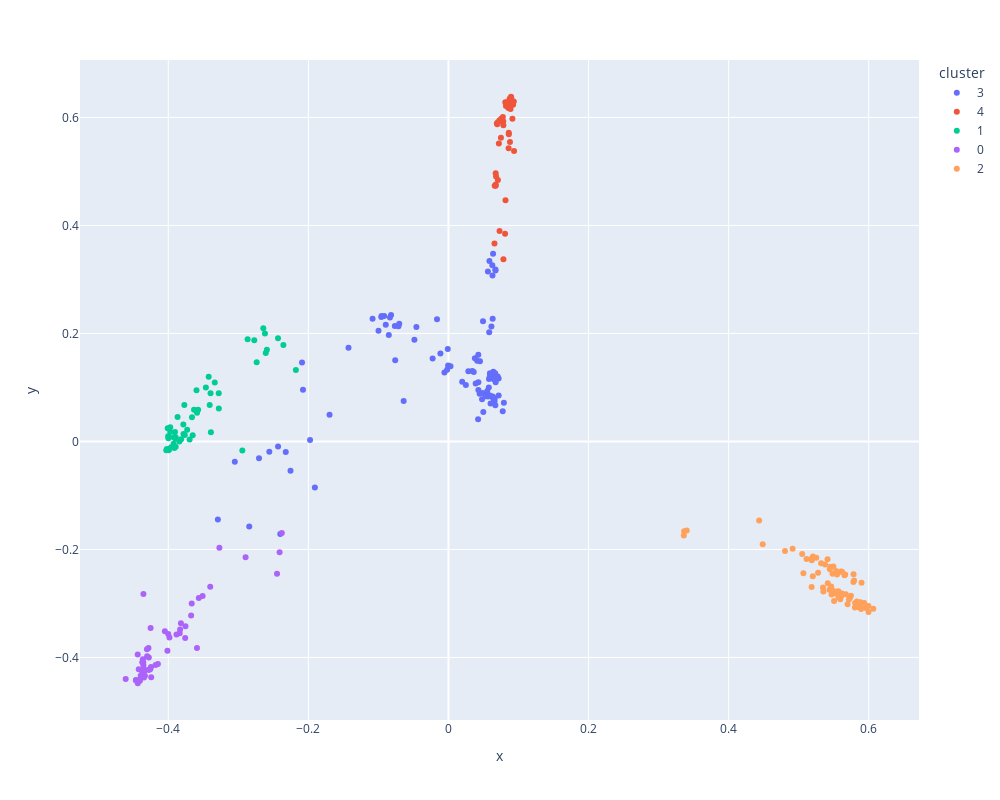
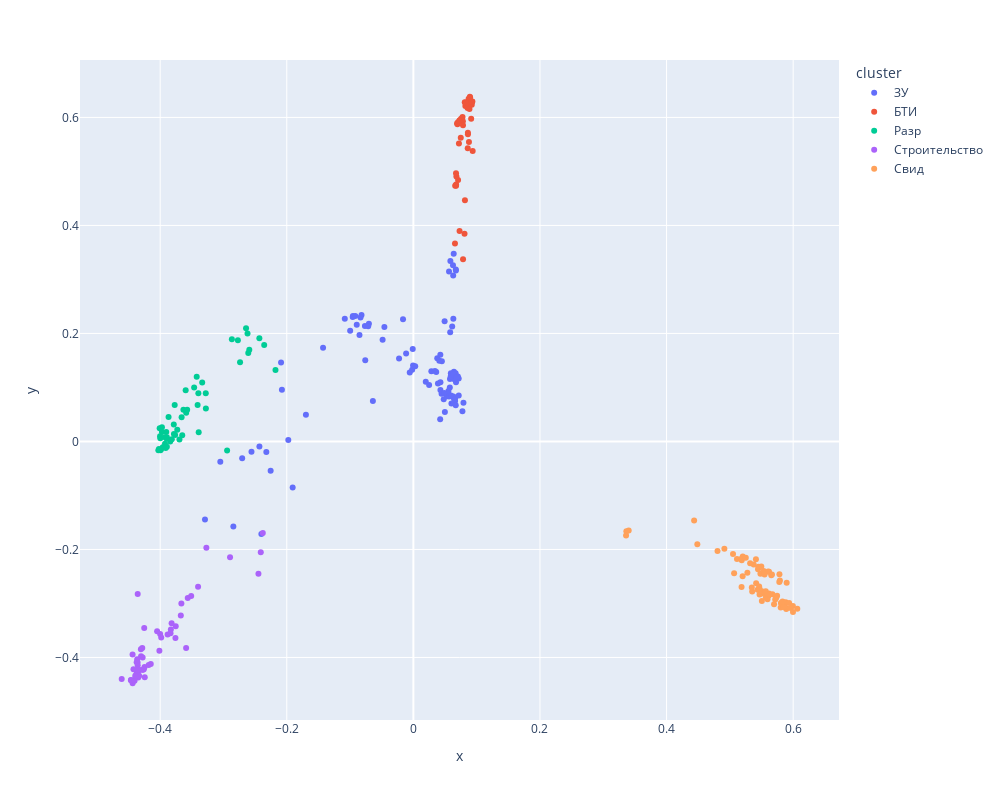

Notebook cell for these charts, in order:
### Code cell
from sklearn import preprocessing

tfidf_vectors_normalized = preprocessing.normalize(tfidf_vectors, norm='l2')
clusterization(estimator, tfidf_vectors_normalized, dataset, 'kmeans_tfidf_normalized')

### Figure 1 — Plotly figure (JSON) as saved in the notebook; plotly's stock layout.template omitted (floating-point values rounded to 4 significant figures)
{"data": [{"customdata": [["1 изм.pdf_1.txt"], ["10. Поликарпова ул.,д.2, корп.7+ изм.pdf_1.txt"], ["11. Поликарпова ул.,д.2, корп.10А+ изм.pdf_1.txt"], ["12. Поликарпова ул.,д.2, корп.10+ исп.pdf_1.txt"], ["14. Поликарпова ул.,д.2, корп.12+ изм.pdf_1.txt"], ["15. Поликарпова ул.,д.2, корп.14+ изм.pdf_1.txt"], ["16. Поликарпова ул.,д.2, корп.15_+ изм.pdf_1.txt"], ["18. Поликарпова ул.,д.2, корп.16А_+ изм.pdf_1.txt"], ["20. Поликарпова ул.,д.2, соор.32+ изм.pdf_1.txt"], ["27. Поликарпова ул.,д.2, корп.55+ изм.pdf_1.txt"], ["39 изм.pdf_1.txt"], ["42 изм.pdf_1.txt"], ["51 изм.pdf_1.txt"], ["6. Поликарпова ул.,д.2 корп.4 изм.pdf_1.txt"], ["66. Каширское шоссе, дом 5, корпус 1, строение 23 изм.pdf_1.txt"], ["69. Каширское шоссе, дом 5, корпус 1,  изм.pdf_1.txt"], ["93. Мясницкая ул., д. 19, стр. 1 изм.pdf_1.txt"], ["94. Автомобильный проезд, д. 11, стр. 6 изм.pdf_1.txt"], ["96. Щербаковская ул., д.52, корп.17 изм.pdf_1.txt"], ["131ю-2012 29.07.2015 исправленное.PDF_1.txt"], ["M-01-038080 исправленное.pdf_1.txt"], ["M-01-509399 20.09.2002 исправленное.pdf_1.txt"], ["M-02-043676 исправленное.pdf_1.txt"], ["M-02-045681 13.11.2014 исправленное.pdf_1.txt"], ["M-02-М-02-141516 исправленное.pdf_1.txt"], ["M-03-040506 исправленное.pdf_1.txt"], ["M-03-046138 исправленное.pdf_1.txt"], ["M-03-616263 17.01.2018 исправленное.pdf_1.txt"], ["M-04-506077 16.04.2003 исправленное.pdf_1.txt"], ["M-04-506492 28.11.2003 исправленное.PDF_1.txt"], ["M-04-515152 исправленное.pdf_1.txt"], ["M-05-05-040506 29.09.2016 исправленное.pdf_1.txt"], ["M-07-048788 13.04.2016 исправленное.PDF_1.txt"], ["M-09-053908 02.04.2019 исправленное.pdf_1.txt"], ["M-09-508049 исправленное.pdf_1.txt"], ["M-09-512323 исправленное.pdf_1.txt"], ["M-09-609362 16.09.2016 исправленное.PDF_1.txt"], ["M-11-039577 исправленное.pdf_1.txt"], ["M_01_005599_05_06_1996 исправленное.pdf_1.txt"], ["M_01_515253_24_03_2010 исправленное.pdf_1.txt"], ["M_05_003559_04_12_1995 исправленное.pdf_1.txt"], ["M_07_020222_27_12_2001 исправленное.pdf_1.txt"], ["M_07_507696_30_06_2006 исправленное.pdf_1.txt"], ["M_09_503754_01_12_1997 исправленное.pdf_1.txt"], ["М - 0 3 -959698 исправленное.pdf_1.txt"], ["М - 0 4 -587496 исправленное.pdf_1.txt"], ["М - 0 5 -957823 17.10.2016 исправленное.pdf_1.txt"], ["М - 0 7- 303132 исправленное.pdf_1.txt"], ["М -10-111213 исправленное.pdf_1.txt"], ["М-01-003322_26_10_1995 исправленное.pdf_1.txt"], ["М-01-010203_09_11_1999 исправленное.pdf_1.txt"], ["М-01-159753_14_05_2002 исправленное.pdf_1.txt"], ["М-01-256863 30.04.2003 исправленное.pdf_1.txt"], ["М-01-545556_21_01_1997 исправленное.pdf_1.txt"], ["М-01-554433 22.02.2006 исправленное.pdf_1.txt"], ["М-02-002255_25_03_2002 исправленное.pdf_1.txt"], ["М-02-505152_17_11_2003 исправленное.pdf_1.txt"], ["М-02-547569_27_05_1996 исправленное.pdf_1.txt"], ["М-02-547852_19_12_2003 исправленное.pdf_1.txt"], ["М-03-010505_25_12_1997 исправленное.pdf_1.txt"], ["М-03-515152__19_03_1998 исправленное.pdf_1.txt"], ["М-03-547698_21_09_2006 исправленное.pdf_1.txt"], ["М-04-582527_31_03_2004 исправленное.pdf_1.txt"], ["М-06-050406_05_11_1997 исправленное.pdf_1.txt"], ["М-06-060903 31.10.2002 исправленное.pdf_1.txt"], ["М-06-221133 исправленное.PDF_1.txt"], ["М-06-576951 исправленное.pdf_1.txt"], ["М-07-002211_19_04_1993 исправленное.pdf_1.txt"], ["М-07-658951_22_07_1996 исправленное.pdf_1.txt"], ["М-07-875369 04.09.2016 исправленное.pdf_1.txt"], ["М-08-505154 исправленное.pdf_1.txt"], ["М-09-090909_28_03_2001 исправленное.pdf_1.txt"], ["М-51-478523_23_11_2004 исправленное.pdf_1.txt"], ["М-51-759863 исправленное.pdf_1.txt"], ["М-95-863241 исправленное.pdf_1.txt"], ["№ М - 0 2-657842-5 исправленное.pdf_1.txt"], ["№ М - 0 6 - 698745 03.07.2018 исправленное.pdf_1.txt"], ["№ М-07-08-0904 исправленное.pdf_1.txt"], ["13.pdf_1.txt"], ["14.pdf_1.txt"], ["16.pdf_1.txt"], ["17.pdf_1.txt"], ["18.pdf_1.txt"], ["19.pdf_1.txt"], ["2.pdf_1.txt"], ["23.pdf_1.txt"], ["27.pdf_1.txt"], ["29.pdf_1.txt"], ["31.pdf_1.txt"], ["32.pdf_1.txt"], ["33.pdf_1.txt"], ["43.pdf_1.txt"], ["51.pdf_1.txt"], ["6.pdf_1.txt"], ["71.pdf_1.txt"], ["10.pdf_1.txt"], ["12.pdf_1.txt"], ["24.pdf_1.txt"], ["26.pdf_1.txt"], ["27.pdf_1.txt"], ["28.pdf_1.txt"], ["3.pdf_1.txt"], ["32.pdf_1.txt"], ["45.pdf_1.txt"], ["58.pdf_1.txt"], ["59.pdf_1.txt"], ["61.pdf_1.txt"], ["65.pdf_1.txt"], ["9.pdf_1.txt"]], "hovertemplate": "cluster=3<br>x=%{x}<br>y=%{y}<br>file_name=%{customdata[0]}<extra></extra>", "legendgroup": "3", "marker": {"color": "#636efa", "symbol": "circle"}, "mode": "markers", "name": "3", "orientation": "v", "showlegend": true, "type": "scatter", "x": [0.03884, 0.05846, 0.06288, 0.06371, 0.04498, 0.06705, 0.03771, 0.04098, 0.06717, 0.06257, 0.06405, 0.07748, 0.06131, 0.05632, 0.04259, 0.06738, 0.04936, 0.05815, 0.06313, 0.07162, 0.06273, 0.06011, 0.06578, 0.06485, 0.06589, 0.06512, 0.06673, 0.04793, -0.01149, 0.055, 0.04453, 0.05922, 0.05784, 0.06469, 0.06375, 0.06585, 0.05294, 0.04234, 0.06409, 0.01959, 0.06002, -0.08515, 0.06409, 0.06409, 0.06414, 0.0629, 0.05908, 0.06272, 0.06678, 0.0632, 0.04271, 0.06409, -0.02261, -0.001003, 0.04977, 0.05536, 0.02487, 0.06409, -0.04579, 0.05758, -0.04863, -0.08949, 0.05725, -0.01637, 0.07166, 0.07027, -0.005746, 0.04868, 0.07912, 0.0626, -0.0005096, -0.001925, 0.04273, 0.05632, 0.06409, 0.05942, 0.06692, 0.06806, -0.1427, -0.2091, -0.07027, -0.08195, 0.0284, -0.2401, -0.07656, -0.2323, -0.2844, -0.2558, -0.3292, -0.09585, -0.2255, 0.03401, -0.1084, -0.1698, -0.2433, -0.06397, -0.07603, -0.09179, -0.305, -0.09988, -0.1907, -0.1976, -0.2077, -0.2705, -0.09549, 0.03608, 0.002875, -0.08353, -0.07143], "xaxis": "x", "y": [0.1072, 0.3343, 0.3073, 0.3477, 0.1485, 0.3184, 0.1541, 0.1496, 0.3166, 0.3264, 0.1289, 0.05582, 0.2128, 0.3149, 0.1608, 0.1095, 0.2225, 0.2022, 0.227, 0.1168, 0.08216, 0.07034, 0.1217, 0.1231, 0.07943, 0.124, 0.1161, 0.07801, 0.1629, 0.08927, 0.08855, 0.1261, 0.1156, 0.1151, 0.08077, 0.07507, 0.08394, 0.04135, 0.07141, 0.1108, 0.1216, 0.1971, 0.07141, 0.07141, 0.1177, 0.1224, 0.1207, 0.125, 0.1264, 0.08327, 0.09513, 0.07141, 0.1538, 0.1713, 0.05446, 0.09345, 0.1043, 0.07141, 0.2118, 0.09988, 0.1882, 0.2162, 0.08518, 0.2261, 0.08511, 0.1202, 0.1279, 0.08976, 0.07177, 0.1241, 0.1405, 0.1328, 0.1098, 0.08348, 0.07141, 0.08524, 0.06684, 0.1191, 0.1737, 0.1462, 0.2181, 0.2343, 0.1302, -0.1714, 0.214, -0.01932, -0.1577, -0.01894, -0.1447, 0.2305, -0.05434, 0.1307, 0.227, 0.04966, -0.009423, 0.07508, 0.1502, 0.2321, -0.03746, 0.2049, -0.08536, 0.00249, 0.09558, -0.03098, 0.2322, 0.1286, 0.1391, 0.2295, 0.2134], "yaxis": "y"}, {"customdata": [["1. ул Шеногина, дом 3, строение 14 изм.pdf_1.txt"], ["10. Летниковская улица, дом 11-11, строение 9 изм.pdf_1.txt"], ["10. ул Шеногина, дом 3, строение 37 изм.pdf_1.txt"], ["11. ул Шеногина, дом 3, строение 24 изм.pdf_1.txt"], ["12. ул Шеногина, дом 3 изм.pdf_1.txt"], ["13. Летниковская улица, дом 11-11, строение 4 изм.pdf_1.txt"], ["14. Летниковская улица, дом 11_11, строение 16 изм.pdf_1.txt"], ["14. ул Шеногина, дом 3, строение 39 изм.pdf_1.txt"], ["17. Летниковская улица, дом 11-11, строение 10 изм.pdf_1.txt"], ["17. ул Шеногина, дом 3, строение 1 изм.pdf_1.txt"], ["17. ул Шеногина, дом 3, строение 17 изм.pdf_1.txt"], ["18. Летниковская улица, дом 11-11, строение 5 изм.pdf_1.txt"], ["18. ул Шеногина, дом 3, строение 38 изм.pdf_1.txt"], ["2. ул Шеногина, дом 3, строение 16 изм.pdf_1.txt"], ["21. ул Шеногина, дом 3, строение 44 изм.pdf_1.txt"], ["22. Летниковская улица, дом 11-11, строение 8 изм.pdf_1.txt"], ["22. ул Шеногина, дом 3, строение 27 изм.pdf_1.txt"], ["23. Летниковская улица, дом 11-11, строение 2 изм.pdf_1.txt"], ["24. ул Шеногина, дом 3, строение 23 изм.pdf_1.txt"], ["25. Летниковская улица, дом 11_11, строение 12 изм.pdf_1.txt"], ["26. Летниковская улица, дом 11_11, строение 11 изм.pdf_1.txt"], ["26. ул Шеногина, дом 3, строение 45 изм.pdf_1.txt"], ["27. ул Шеногина, дом 3, строение 28 изм.pdf_1.txt"], ["28. Летниковская улица, дом 11-11, строение 6 изм.pdf_1.txt"], ["28. ул Шеногина, дом 3, строение 11 изм.pdf_1.txt"], ["29. Летниковская улица, дом 11-11, строение 1 изм.pdf_1.txt"], ["29. ул Шеногина, дом 3, строение 35 изм.pdf_1.txt"], ["3. ул Шеногина, дом 3, строение 26 изм.pdf_1.txt"], ["30. ул Шеногина, дом 3, строение 41 изм.pdf_1.txt"], ["32. ул Шеногина, дом 3, строение 6 изм.pdf_1.txt"], ["33. ул Шеногина, дом 3, строение 2 изм.pdf_1.txt"], ["4. Летниковская улица, дом 11_11, строение 14 изм.pdf_1.txt"], ["4. ул Шеногина, дом 3, строение 33 изм.pdf_1.txt"], ["5. ул Шеногина, дом 3, строение 30 изм.pdf_1.txt"], ["6. ул Шеногина, дом 3, строение 21 изм.pdf_1.txt"], ["7. Летниковская улица, дом 11_11, строение 13 изм.pdf_1.txt"], ["7. ул Шеногина, дом 3, строение 22 изм.pdf_1.txt"], ["8. ул Шеногина, дом 3, строение изм.pdf_1.txt"], ["9. Летниковская улица, дом 11-11, строение 7 изм.pdf_1.txt"], ["9. ул Шеногина, дом 3, строение 15 изм.pdf_1.txt"], ["ТП на строение изм.pdf_1.txt"]], "hovertemplate": "cluster=4<br>x=%{x}<br>y=%{y}<br>file_name=%{customdata[0]}<extra></extra>", "legendgroup": "4", "marker": {"color": "#EF553B", "symbol": "circle"}, "mode": "markers", "name": "4", "orientation": "v", "showlegend": true, "type": "scatter", "x": [0.07062, 0.06957, 0.08211, 0.07764, 0.08081, 0.07536, 0.07488, 0.09318, 0.07303, 0.09129, 0.08146, 0.07817, 0.08839, 0.09367, 0.08728, 0.0691, 0.08116, 0.07064, 0.08967, 0.06798, 0.0657, 0.08928, 0.072, 0.07838, 0.08612, 0.07261, 0.09227, 0.0907, 0.08251, 0.06602, 0.07295, 0.08618, 0.09268, 0.08586, 0.08557, 0.08782, 0.08861, 0.06744, 0.06738, 0.06749, 0.07845], "xaxis": "x", "y": [0.4839, 0.5875, 0.6213, 0.6007, 0.3847, 0.5975, 0.5624, 0.6295, 0.5947, 0.5978, 0.4467, 0.5928, 0.6251, 0.5377, 0.6347, 0.5894, 0.6283, 0.591, 0.6368, 0.4907, 0.3668, 0.6383, 0.552, 0.5855, 0.5717, 0.5933, 0.6235, 0.6254, 0.6277, 0.4737, 0.3899, 0.5688, 0.6293, 0.543, 0.6176, 0.5543, 0.6155, 0.4737, 0.4964, 0.4758, 0.3376], "yaxis": "y"}, {"customdata": [["1.pdf_1.txt"], ["10.pdf_1.txt"], ["11.pdf_1.txt"], ["12.pdf_1.txt"], ["15.pdf_1.txt"], ["20.pdf_1.txt"], ["21.pdf_1.txt"], ["22.pdf_1.txt"], ["24.pdf_1.txt"], ["25.pdf_1.txt"], ["26.pdf_1.txt"], ["28.pdf_1.txt"], ["3.pdf_1.txt"], ["30.pdf_1.txt"], ["34.pdf_1.txt"], ["35.pdf_1.txt"], ["36.pdf_1.txt"], ["37.pdf_1.txt"], ["38.pdf_1.txt"], ["4.pdf_1.txt"], ["40.pdf_1.txt"], ["41.pdf_1.txt"], ["42.pdf_1.txt"], ["44.pdf_1.txt"], ["45.pdf_1.txt"], ["46.pdf_1.txt"], ["47.pdf_1.txt"], ["48.pdf_1.txt"], ["49.pdf_1.txt"], ["5.pdf_1.txt"], ["52.pdf_1.txt"], ["53.pdf_1.txt"], ["55.pdf_1.txt"], ["56.pdf_1.txt"], ["57.pdf_1.txt"], ["58.pdf_1.txt"], ["59.pdf_1.txt"], ["60.pdf_1.txt"], ["61.pdf_1.txt"], ["62.pdf_1.txt"], ["63.pdf_1.txt"], ["64.pdf_1.txt"], ["65.pdf_1.txt"], ["66.pdf_1.txt"], ["67.pdf_1.txt"], ["68.pdf_1.txt"], ["69.pdf_1.txt"], ["7.pdf_1.txt"], ["70.pdf_1.txt"], ["8.pdf_1.txt"], ["9.pdf_1.txt"]], "hovertemplate": "cluster=1<br>x=%{x}<br>y=%{y}<br>file_name=%{customdata[0]}<extra></extra>", "legendgroup": "1", "marker": {"color": "#00cc96", "symbol": "circle"}, "mode": "markers", "name": "1", "orientation": "v", "showlegend": true, "type": "scatter", "x": [-0.3771, -0.3463, -0.2644, -0.2868, -0.3278, -0.3392, -0.2738, -0.4002, -0.3652, -0.2433, -0.3785, -0.3897, -0.3336, -0.3598, -0.3783, -0.4008, -0.3972, -0.3923, -0.3633, -0.262, -0.328, -0.3895, -0.3842, -0.373, -0.2609, -0.3696, -0.3895, -0.3409, -0.4029, -0.2773, -0.3662, -0.3989, -0.3924, -0.3972, -0.3589, -0.3764, -0.3959, -0.402, -0.2943, -0.3996, -0.3913, -0.2592, -0.3998, -0.3817, -0.3397, -0.3868, -0.2357, -0.3423, -0.3905, -0.2178, -0.3574], "xaxis": "x", "y": [0.06752, 0.09981, 0.2096, 0.1895, 0.06084, 0.01691, 0.1467, 0.00945, 0.01131, 0.1912, 0.03159, 0.005195, 0.1093, 0.09494, 0.01386, 0.02427, 0.01765, 0.007995, 0.05855, 0.2001, 0.08911, -0.009783, 8.97e-05, 0.02178, 0.1638, 0.003423, 0.007686, 0.06772, -0.01645, 0.1876, 0.04482, -0.01507, -0.004046, 0.02632, 0.05338, 0.0118, -0.01056, -0.01418, -0.01681, -0.01624, -0.01212, 0.17, 0.005928, 0.004223, 0.08932, 0.0452, 0.1787, 0.1196, 0.01771, 0.1325, 0.05888], "yaxis": "y"}, {"customdata": [["39.pdf_1.txt"], ["54.pdf_1.txt"], ["1.pdf_1.txt"], ["11.pdf_1.txt"], ["13.pdf_1.txt"], ["14.pdf_1.txt"], ["15.pdf_1.txt"], ["16.pdf_1.txt"], ["17.pdf_1.txt"], ["18.pdf_1.txt"], ["19.pdf_1.txt"], ["2.pdf_1.txt"], ["20.pdf_1.txt"], ["21.pdf_1.txt"], ["22.pdf_1.txt"], ["23.pdf_1.txt"], ["25.pdf_1.txt"], ["29.pdf_1.txt"], ["30.pdf_1.txt"], ["31.pdf_1.txt"], ["33.pdf_1.txt"], ["34.pdf_1.txt"], ["35.pdf_1.txt"], ["36.pdf_1.txt"], ["37.pdf_1.txt"], ["38.pdf_1.txt"], ["39.pdf_1.txt"], ["4.pdf_1.txt"], ["40.pdf_1.txt"], ["41.pdf_1.txt"], ["42.pdf_1.txt"], ["43.pdf_1.txt"], ["44.pdf_1.txt"], ["46.pdf_1.txt"], ["47.pdf_1.txt"], ["49.pdf_1.txt"], ["5.pdf_1.txt"], ["50.pdf_1.txt"], ["51.pdf_1.txt"], ["52.pdf_1.txt"], ["53.pdf_1.txt"], ["54.pdf_1.txt"], ["55.pdf_1.txt"], ["56.pdf_1.txt"], ["57.pdf_1.txt"], ["6.pdf_1.txt"], ["60.pdf_1.txt"], ["62.pdf_1.txt"], ["63.pdf_1.txt"], ["64.pdf_1.txt"], ["66.pdf_1.txt"], ["67.pdf_1.txt"], ["68.pdf_1.txt"], ["69.pdf_1.txt"], ["7.pdf_1.txt"], ["8.pdf_1.txt"]], "hovertemplate": "cluster=0<br>x=%{x}<br>y=%{y}<br>file_name=%{customdata[0]}<extra></extra>", "legendgroup": "0", "marker": {"color": "#ab63fa", "symbol": "circle"}, "mode": "markers", "name": "0", "orientation": "v", "showlegend": true, "type": "scatter", "x": [-0.3271, -0.2896, -0.3401, -0.2379, -0.4363, -0.4374, -0.4357, -0.4389, -0.4355, -0.3565, -0.382, -0.3883, -0.4283, -0.3666, -0.4247, -0.4338, -0.4435, -0.4244, -0.4252, -0.3832, -0.4258, -0.4001, -0.4149, -0.4356, -0.4049, -0.4376, -0.4274, -0.351, -0.4302, -0.4355, -0.4369, -0.4013, -0.4462, -0.4355, -0.3759, -0.3755, -0.4278, -0.4283, -0.4608, -0.4461, -0.4405, -0.4437, -0.4422, -0.4182, -0.4347, -0.3837, -0.4372, -0.4333, -0.3674, -0.3984, -0.4349, -0.2448, -0.3591, -0.2411, -0.4394, -0.4305], "xaxis": "x", "y": [-0.1969, -0.2143, -0.2692, -0.1694, -0.4032, -0.4312, -0.4087, -0.4368, -0.4321, -0.2899, -0.3365, -0.3575, -0.3825, -0.3, -0.4178, -0.4239, -0.4477, -0.4366, -0.3454, -0.3483, -0.422, -0.3566, -0.4121, -0.4327, -0.3514, -0.4351, -0.4228, -0.2864, -0.3979, -0.4145, -0.4262, -0.3877, -0.4421, -0.2824, -0.364, -0.3424, -0.3999, -0.4229, -0.4397, -0.4417, -0.4431, -0.3944, -0.4216, -0.414, -0.4371, -0.3552, -0.409, -0.4337, -0.3223, -0.3631, -0.4218, -0.2449, -0.3824, -0.205, -0.434, -0.3846], "yaxis": "y"}, {"customdata": [["1.pdf_1.txt"], ["10.pdf_1.txt"], ["11.pdf_1.txt"], ["12.pdf_1.txt"], ["13.pdf_1.txt"], ["14.pdf_1.txt"], ["15.pdf_1.txt"], ["16.pdf_1.txt"], ["17.pdf_1.txt"], ["18.pdf_1.txt"], ["19.pdf_1.txt"], ["2.pdf_1.txt"], ["20.pdf_1.txt"], ["21.pdf_1.txt"], ["22.pdf_1.txt"], ["23.pdf_1.txt"], ["24.pdf_1.txt"], ["25.pdf_1.txt"], ["26.pdf_1.txt"], ["27.pdf_1.txt"], ["28.pdf_1.txt"], ["29.pdf_1.txt"], ["3.pdf_1.txt"], ["30.pdf_1.txt"], ["31.pdf_1.txt"], ["32.pdf_1.txt"], ["33.pdf_1.txt"], ["34.pdf_1.txt"], ["35.pdf_1.txt"], ["36.pdf_1.txt"], ["37.pdf_1.txt"], ["38.pdf_1.txt"], ["39.pdf_1.txt"], ["4.pdf_1.txt"], ["40.pdf_1.txt"], ["41.pdf_1.txt"], ["42.pdf_1.txt"], ["43.pdf_1.txt"], ["44.pdf_1.txt"], ["45.pdf_1.txt"], ["46.pdf_1.txt"], ["47.pdf_1.txt"], ["48.pdf_1.txt"], ["49.pdf_1.txt"], ["5.pdf_1.txt"], ["50.pdf_1.txt"], ["51.pdf_1.txt"], ["52.pdf_1.txt"], ["53.pdf_1.txt"], ["54.pdf_1.txt"], ["55.pdf_1.txt"], ["56.pdf_1.txt"], ["57.pdf_1.txt"], ["58.pdf_1.txt"], ["59.pdf_1.txt"], ["6.pdf_1.txt"], ["60.pdf_1.txt"], ["61.pdf_1.txt"], ["62.pdf_1.txt"], ["63.pdf_1.txt"], ["64.pdf_1.txt"], ["65.pdf_1.txt"], ["66.pdf_1.txt"], ["67.pdf_1.txt"], ["68.pdf_1.txt"], ["69.pdf_1.txt"], ["7.pdf_1.txt"], ["70.pdf_1.txt"], ["8.pdf_1.txt"], ["9.pdf_1.txt"]], "hovertemplate": "cluster=2<br>x=%{x}<br>y=%{y}<br>file_name=%{customdata[0]}<extra></extra>", "legendgroup": "2", "marker": {"color": "#FFA15A", "symbol": "circle"}, "mode": "markers", "name": "2", "orientation": "v", "showlegend": true, "type": "scatter", "x": [0.5883, 0.5412, 0.5885, 0.5806, 0.5655, 0.5603, 0.4805, 0.5376, 0.4436, 0.5732, 0.5783, 0.5803, 0.5439, 0.5203, 0.3365, 0.5523, 0.5791, 0.5717, 0.5353, 0.4486, 0.5816, 0.5483, 0.5187, 0.589, 0.586, 0.5469, 0.5505, 0.5619, 0.5517, 0.6065, 0.3402, 0.5185, 0.5445, 0.336, 0.5535, 0.5936, 0.5569, 0.5831, 0.5852, 0.5997, 0.5415, 0.4913, 0.5112, 0.5463, 0.5604, 0.5548, 0.5202, 0.5746, 0.505, 0.5472, 0.5898, 0.5995, 0.5781, 0.5617, 0.532, 0.5959, 0.5608, 0.5673, 0.5277, 0.5566, 0.5451, 0.518, 0.5698, 0.5595, 0.5623, 0.5252, 0.5665, 0.5067, 0.5347, 0.5497], "xaxis": "x", "y": [-0.298, -0.2181, -0.308, -0.2993, -0.2479, -0.2851, -0.203, -0.2277, -0.1464, -0.2893, -0.2461, -0.3075, -0.2747, -0.2131, -0.1662, -0.2817, -0.2576, -0.2927, -0.2778, -0.1904, -0.2997, -0.2449, -0.2198, -0.3101, -0.2998, -0.2834, -0.2954, -0.2411, -0.278, -0.3097, -0.165, -0.2694, -0.2367, -0.174, -0.2397, -0.2989, -0.289, -0.2964, -0.3064, -0.3158, -0.2626, -0.1988, -0.2174, -0.2684, -0.2406, -0.2463, -0.2495, -0.2859, -0.2084, -0.2738, -0.2615, -0.3046, -0.2604, -0.2817, -0.2254, -0.3083, -0.2862, -0.283, -0.2432, -0.2772, -0.2322, -0.2175, -0.3014, -0.2921, -0.2835, -0.2153, -0.2462, -0.2441, -0.2702, -0.2316], "yaxis": "y"}], "layout": {"height": 800, "legend": {"title": {"text": "cluster"}, "tracegroupgap": 0}, "margin": {"t": 60}, "width": 1000, "xaxis": {"anchor": "y", "domain": [0, 1], "title": {"text": "x"}}, "yaxis": {"anchor": "x", "domain": [0, 1], "title": {"text": "y"}}}}

### Figure 2 — Plotly figure (JSON) as saved in the notebook; plotly's stock layout.template omitted (floating-point values rounded to 4 significant figures)
{"data": [{"customdata": [["1 изм.pdf_1.txt"], ["10. Поликарпова ул.,д.2, корп.7+ изм.pdf_1.txt"], ["11. Поликарпова ул.,д.2, корп.10А+ изм.pdf_1.txt"], ["12. Поликарпова ул.,д.2, корп.10+ исп.pdf_1.txt"], ["14. Поликарпова ул.,д.2, корп.12+ изм.pdf_1.txt"], ["15. Поликарпова ул.,д.2, корп.14+ изм.pdf_1.txt"], ["16. Поликарпова ул.,д.2, корп.15_+ изм.pdf_1.txt"], ["18. Поликарпова ул.,д.2, корп.16А_+ изм.pdf_1.txt"], ["20. Поликарпова ул.,д.2, соор.32+ изм.pdf_1.txt"], ["27. Поликарпова ул.,д.2, корп.55+ изм.pdf_1.txt"], ["39 изм.pdf_1.txt"], ["42 изм.pdf_1.txt"], ["51 изм.pdf_1.txt"], ["6. Поликарпова ул.,д.2 корп.4 изм.pdf_1.txt"], ["66. Каширское шоссе, дом 5, корпус 1, строение 23 изм.pdf_1.txt"], ["69. Каширское шоссе, дом 5, корпус 1,  изм.pdf_1.txt"], ["93. Мясницкая ул., д. 19, стр. 1 изм.pdf_1.txt"], ["94. Автомобильный проезд, д. 11, стр. 6 изм.pdf_1.txt"], ["96. Щербаковская ул., д.52, корп.17 изм.pdf_1.txt"], ["131ю-2012 29.07.2015 исправленное.PDF_1.txt"], ["M-01-038080 исправленное.pdf_1.txt"], ["M-01-509399 20.09.2002 исправленное.pdf_1.txt"], ["M-02-043676 исправленное.pdf_1.txt"], ["M-02-045681 13.11.2014 исправленное.pdf_1.txt"], ["M-02-М-02-141516 исправленное.pdf_1.txt"], ["M-03-040506 исправленное.pdf_1.txt"], ["M-03-046138 исправленное.pdf_1.txt"], ["M-03-616263 17.01.2018 исправленное.pdf_1.txt"], ["M-04-506077 16.04.2003 исправленное.pdf_1.txt"], ["M-04-506492 28.11.2003 исправленное.PDF_1.txt"], ["M-04-515152 исправленное.pdf_1.txt"], ["M-05-05-040506 29.09.2016 исправленное.pdf_1.txt"], ["M-07-048788 13.04.2016 исправленное.PDF_1.txt"], ["M-09-053908 02.04.2019 исправленное.pdf_1.txt"], ["M-09-508049 исправленное.pdf_1.txt"], ["M-09-512323 исправленное.pdf_1.txt"], ["M-09-609362 16.09.2016 исправленное.PDF_1.txt"], ["M-11-039577 исправленное.pdf_1.txt"], ["M_01_005599_05_06_1996 исправленное.pdf_1.txt"], ["M_01_515253_24_03_2010 исправленное.pdf_1.txt"], ["M_05_003559_04_12_1995 исправленное.pdf_1.txt"], ["M_07_020222_27_12_2001 исправленное.pdf_1.txt"], ["M_07_507696_30_06_2006 исправленное.pdf_1.txt"], ["M_09_503754_01_12_1997 исправленное.pdf_1.txt"], ["М - 0 3 -959698 исправленное.pdf_1.txt"], ["М - 0 4 -587496 исправленное.pdf_1.txt"], ["М - 0 5 -957823 17.10.2016 исправленное.pdf_1.txt"], ["М - 0 7- 303132 исправленное.pdf_1.txt"], ["М -10-111213 исправленное.pdf_1.txt"], ["М-01-003322_26_10_1995 исправленное.pdf_1.txt"], ["М-01-010203_09_11_1999 исправленное.pdf_1.txt"], ["М-01-159753_14_05_2002 исправленное.pdf_1.txt"], ["М-01-256863 30.04.2003 исправленное.pdf_1.txt"], ["М-01-545556_21_01_1997 исправленное.pdf_1.txt"], ["М-01-554433 22.02.2006 исправленное.pdf_1.txt"], ["М-02-002255_25_03_2002 исправленное.pdf_1.txt"], ["М-02-505152_17_11_2003 исправленное.pdf_1.txt"], ["М-02-547569_27_05_1996 исправленное.pdf_1.txt"], ["М-02-547852_19_12_2003 исправленное.pdf_1.txt"], ["М-03-010505_25_12_1997 исправленное.pdf_1.txt"], ["М-03-515152__19_03_1998 исправленное.pdf_1.txt"], ["М-03-547698_21_09_2006 исправленное.pdf_1.txt"], ["М-04-582527_31_03_2004 исправленное.pdf_1.txt"], ["М-06-050406_05_11_1997 исправленное.pdf_1.txt"], ["М-06-060903 31.10.2002 исправленное.pdf_1.txt"], ["М-06-221133 исправленное.PDF_1.txt"], ["М-06-576951 исправленное.pdf_1.txt"], ["М-07-002211_19_04_1993 исправленное.pdf_1.txt"], ["М-07-658951_22_07_1996 исправленное.pdf_1.txt"], ["М-07-875369 04.09.2016 исправленное.pdf_1.txt"], ["М-08-505154 исправленное.pdf_1.txt"], ["М-09-090909_28_03_2001 исправленное.pdf_1.txt"], ["М-51-478523_23_11_2004 исправленное.pdf_1.txt"], ["М-51-759863 исправленное.pdf_1.txt"], ["М-95-863241 исправленное.pdf_1.txt"], ["№ М - 0 2-657842-5 исправленное.pdf_1.txt"], ["№ М - 0 6 - 698745 03.07.2018 исправленное.pdf_1.txt"], ["№ М-07-08-0904 исправленное.pdf_1.txt"], ["13.pdf_1.txt"], ["14.pdf_1.txt"], ["16.pdf_1.txt"], ["17.pdf_1.txt"], ["18.pdf_1.txt"], ["19.pdf_1.txt"], ["2.pdf_1.txt"], ["23.pdf_1.txt"], ["27.pdf_1.txt"], ["29.pdf_1.txt"], ["31.pdf_1.txt"], ["32.pdf_1.txt"], ["33.pdf_1.txt"], ["43.pdf_1.txt"], ["51.pdf_1.txt"], ["6.pdf_1.txt"], ["71.pdf_1.txt"], ["10.pdf_1.txt"], ["12.pdf_1.txt"], ["24.pdf_1.txt"], ["26.pdf_1.txt"], ["27.pdf_1.txt"], ["28.pdf_1.txt"], ["3.pdf_1.txt"], ["32.pdf_1.txt"], ["45.pdf_1.txt"], ["58.pdf_1.txt"], ["59.pdf_1.txt"], ["61.pdf_1.txt"], ["65.pdf_1.txt"], ["9.pdf_1.txt"]], "hovertemplate": "cluster=ЗУ<br>x=%{x}<br>y=%{y}<br>file_name=%{customdata[0]}<extra></extra>", "legendgroup": "ЗУ", "marker": {"color": "#636efa", "symbol": "circle"}, "mode": "markers", "name": "ЗУ", "orientation": "v", "showlegend": true, "type": "scatter", "x": [0.03884, 0.05846, 0.06288, 0.06371, 0.04498, 0.06705, 0.03771, 0.04098, 0.06717, 0.06257, 0.06405, 0.07748, 0.06131, 0.05632, 0.04259, 0.06738, 0.04936, 0.05815, 0.06313, 0.07162, 0.06273, 0.06011, 0.06578, 0.06485, 0.06589, 0.06512, 0.06673, 0.04793, -0.01149, 0.055, 0.04453, 0.05922, 0.05784, 0.06469, 0.06375, 0.06585, 0.05294, 0.04234, 0.06409, 0.01959, 0.06002, -0.08515, 0.06409, 0.06409, 0.06414, 0.0629, 0.05908, 0.06272, 0.06678, 0.0632, 0.04271, 0.06409, -0.02261, -0.001003, 0.04977, 0.05536, 0.02487, 0.06409, -0.04579, 0.05758, -0.04863, -0.08949, 0.05725, -0.01637, 0.07166, 0.07027, -0.005746, 0.04868, 0.07912, 0.0626, -0.0005096, -0.001925, 0.04273, 0.05632, 0.06409, 0.05942, 0.06692, 0.06806, -0.1427, -0.2091, -0.07027, -0.08195, 0.0284, -0.2401, -0.07656, -0.2323, -0.2844, -0.2558, -0.3292, -0.09585, -0.2255, 0.03401, -0.1084, -0.1698, -0.2433, -0.06397, -0.07603, -0.09179, -0.305, -0.09988, -0.1907, -0.1976, -0.2077, -0.2705, -0.09549, 0.03608, 0.002875, -0.08353, -0.07143], "xaxis": "x", "y": [0.1072, 0.3343, 0.3073, 0.3477, 0.1485, 0.3184, 0.1541, 0.1496, 0.3166, 0.3264, 0.1289, 0.05582, 0.2128, 0.3149, 0.1608, 0.1095, 0.2225, 0.2022, 0.227, 0.1168, 0.08216, 0.07034, 0.1217, 0.1231, 0.07943, 0.124, 0.1161, 0.07801, 0.1629, 0.08927, 0.08855, 0.1261, 0.1156, 0.1151, 0.08077, 0.07507, 0.08394, 0.04135, 0.07141, 0.1108, 0.1216, 0.1971, 0.07141, 0.07141, 0.1177, 0.1224, 0.1207, 0.125, 0.1264, 0.08327, 0.09513, 0.07141, 0.1538, 0.1713, 0.05446, 0.09345, 0.1043, 0.07141, 0.2118, 0.09988, 0.1882, 0.2162, 0.08518, 0.2261, 0.08511, 0.1202, 0.1279, 0.08976, 0.07177, 0.1241, 0.1405, 0.1328, 0.1098, 0.08348, 0.07141, 0.08524, 0.06684, 0.1191, 0.1737, 0.1462, 0.2181, 0.2343, 0.1302, -0.1714, 0.214, -0.01932, -0.1577, -0.01894, -0.1447, 0.2305, -0.05434, 0.1307, 0.227, 0.04966, -0.009423, 0.07508, 0.1502, 0.2321, -0.03746, 0.2049, -0.08536, 0.00249, 0.09558, -0.03098, 0.2322, 0.1286, 0.1391, 0.2295, 0.2134], "yaxis": "y"}, {"customdata": [["1. ул Шеногина, дом 3, строение 14 изм.pdf_1.txt"], ["10. Летниковская улица, дом 11-11, строение 9 изм.pdf_1.txt"], ["10. ул Шеногина, дом 3, строение 37 изм.pdf_1.txt"], ["11. ул Шеногина, дом 3, строение 24 изм.pdf_1.txt"], ["12. ул Шеногина, дом 3 изм.pdf_1.txt"], ["13. Летниковская улица, дом 11-11, строение 4 изм.pdf_1.txt"], ["14. Летниковская улица, дом 11_11, строение 16 изм.pdf_1.txt"], ["14. ул Шеногина, дом 3, строение 39 изм.pdf_1.txt"], ["17. Летниковская улица, дом 11-11, строение 10 изм.pdf_1.txt"], ["17. ул Шеногина, дом 3, строение 1 изм.pdf_1.txt"], ["17. ул Шеногина, дом 3, строение 17 изм.pdf_1.txt"], ["18. Летниковская улица, дом 11-11, строение 5 изм.pdf_1.txt"], ["18. ул Шеногина, дом 3, строение 38 изм.pdf_1.txt"], ["2. ул Шеногина, дом 3, строение 16 изм.pdf_1.txt"], ["21. ул Шеногина, дом 3, строение 44 изм.pdf_1.txt"], ["22. Летниковская улица, дом 11-11, строение 8 изм.pdf_1.txt"], ["22. ул Шеногина, дом 3, строение 27 изм.pdf_1.txt"], ["23. Летниковская улица, дом 11-11, строение 2 изм.pdf_1.txt"], ["24. ул Шеногина, дом 3, строение 23 изм.pdf_1.txt"], ["25. Летниковская улица, дом 11_11, строение 12 изм.pdf_1.txt"], ["26. Летниковская улица, дом 11_11, строение 11 изм.pdf_1.txt"], ["26. ул Шеногина, дом 3, строение 45 изм.pdf_1.txt"], ["27. ул Шеногина, дом 3, строение 28 изм.pdf_1.txt"], ["28. Летниковская улица, дом 11-11, строение 6 изм.pdf_1.txt"], ["28. ул Шеногина, дом 3, строение 11 изм.pdf_1.txt"], ["29. Летниковская улица, дом 11-11, строение 1 изм.pdf_1.txt"], ["29. ул Шеногина, дом 3, строение 35 изм.pdf_1.txt"], ["3. ул Шеногина, дом 3, строение 26 изм.pdf_1.txt"], ["30. ул Шеногина, дом 3, строение 41 изм.pdf_1.txt"], ["32. ул Шеногина, дом 3, строение 6 изм.pdf_1.txt"], ["33. ул Шеногина, дом 3, строение 2 изм.pdf_1.txt"], ["4. Летниковская улица, дом 11_11, строение 14 изм.pdf_1.txt"], ["4. ул Шеногина, дом 3, строение 33 изм.pdf_1.txt"], ["5. ул Шеногина, дом 3, строение 30 изм.pdf_1.txt"], ["6. ул Шеногина, дом 3, строение 21 изм.pdf_1.txt"], ["7. Летниковская улица, дом 11_11, строение 13 изм.pdf_1.txt"], ["7. ул Шеногина, дом 3, строение 22 изм.pdf_1.txt"], ["8. ул Шеногина, дом 3, строение изм.pdf_1.txt"], ["9. Летниковская улица, дом 11-11, строение 7 изм.pdf_1.txt"], ["9. ул Шеногина, дом 3, строение 15 изм.pdf_1.txt"], ["ТП на строение изм.pdf_1.txt"]], "hovertemplate": "cluster=БТИ<br>x=%{x}<br>y=%{y}<br>file_name=%{customdata[0]}<extra></extra>", "legendgroup": "БТИ", "marker": {"color": "#EF553B", "symbol": "circle"}, "mode": "markers", "name": "БТИ", "orientation": "v", "showlegend": true, "type": "scatter", "x": [0.07062, 0.06957, 0.08211, 0.07764, 0.08081, 0.07536, 0.07488, 0.09318, 0.07303, 0.09129, 0.08146, 0.07817, 0.08839, 0.09367, 0.08728, 0.0691, 0.08116, 0.07064, 0.08967, 0.06798, 0.0657, 0.08928, 0.072, 0.07838, 0.08612, 0.07261, 0.09227, 0.0907, 0.08251, 0.06602, 0.07295, 0.08618, 0.09268, 0.08586, 0.08557, 0.08782, 0.08861, 0.06744, 0.06738, 0.06749, 0.07845], "xaxis": "x", "y": [0.4839, 0.5875, 0.6213, 0.6007, 0.3847, 0.5975, 0.5624, 0.6295, 0.5947, 0.5978, 0.4467, 0.5928, 0.6251, 0.5377, 0.6347, 0.5894, 0.6283, 0.591, 0.6368, 0.4907, 0.3668, 0.6383, 0.552, 0.5855, 0.5717, 0.5933, 0.6235, 0.6254, 0.6277, 0.4737, 0.3899, 0.5688, 0.6293, 0.543, 0.6176, 0.5543, 0.6155, 0.4737, 0.4964, 0.4758, 0.3376], "yaxis": "y"}, {"customdata": [["1.pdf_1.txt"], ["10.pdf_1.txt"], ["11.pdf_1.txt"], ["12.pdf_1.txt"], ["15.pdf_1.txt"], ["20.pdf_1.txt"], ["21.pdf_1.txt"], ["22.pdf_1.txt"], ["24.pdf_1.txt"], ["25.pdf_1.txt"], ["26.pdf_1.txt"], ["28.pdf_1.txt"], ["3.pdf_1.txt"], ["30.pdf_1.txt"], ["34.pdf_1.txt"], ["35.pdf_1.txt"], ["36.pdf_1.txt"], ["37.pdf_1.txt"], ["38.pdf_1.txt"], ["4.pdf_1.txt"], ["40.pdf_1.txt"], ["41.pdf_1.txt"], ["42.pdf_1.txt"], ["44.pdf_1.txt"], ["45.pdf_1.txt"], ["46.pdf_1.txt"], ["47.pdf_1.txt"], ["48.pdf_1.txt"], ["49.pdf_1.txt"], ["5.pdf_1.txt"], ["52.pdf_1.txt"], ["53.pdf_1.txt"], ["55.pdf_1.txt"], ["56.pdf_1.txt"], ["57.pdf_1.txt"], ["58.pdf_1.txt"], ["59.pdf_1.txt"], ["60.pdf_1.txt"], ["61.pdf_1.txt"], ["62.pdf_1.txt"], ["63.pdf_1.txt"], ["64.pdf_1.txt"], ["65.pdf_1.txt"], ["66.pdf_1.txt"], ["67.pdf_1.txt"], ["68.pdf_1.txt"], ["69.pdf_1.txt"], ["7.pdf_1.txt"], ["70.pdf_1.txt"], ["8.pdf_1.txt"], ["9.pdf_1.txt"]], "hovertemplate": "cluster=Разр<br>x=%{x}<br>y=%{y}<br>file_name=%{customdata[0]}<extra></extra>", "legendgroup": "Разр", "marker": {"color": "#00cc96", "symbol": "circle"}, "mode": "markers", "name": "Разр", "orientation": "v", "showlegend": true, "type": "scatter", "x": [-0.3771, -0.3463, -0.2644, -0.2868, -0.3278, -0.3392, -0.2738, -0.4002, -0.3652, -0.2433, -0.3785, -0.3897, -0.3336, -0.3598, -0.3783, -0.4008, -0.3972, -0.3923, -0.3633, -0.262, -0.328, -0.3895, -0.3842, -0.373, -0.2609, -0.3696, -0.3895, -0.3409, -0.4029, -0.2773, -0.3662, -0.3989, -0.3924, -0.3972, -0.3589, -0.3764, -0.3959, -0.402, -0.2943, -0.3996, -0.3913, -0.2592, -0.3998, -0.3817, -0.3397, -0.3868, -0.2357, -0.3423, -0.3905, -0.2178, -0.3574], "xaxis": "x", "y": [0.06752, 0.09981, 0.2096, 0.1895, 0.06084, 0.01691, 0.1467, 0.00945, 0.01131, 0.1912, 0.03159, 0.005195, 0.1093, 0.09494, 0.01386, 0.02427, 0.01765, 0.007995, 0.05855, 0.2001, 0.08911, -0.009783, 8.97e-05, 0.02178, 0.1638, 0.003423, 0.007686, 0.06772, -0.01645, 0.1876, 0.04482, -0.01507, -0.004046, 0.02632, 0.05338, 0.0118, -0.01056, -0.01418, -0.01681, -0.01624, -0.01212, 0.17, 0.005928, 0.004223, 0.08932, 0.0452, 0.1787, 0.1196, 0.01771, 0.1325, 0.05888], "yaxis": "y"}, {"customdata": [["39.pdf_1.txt"], ["54.pdf_1.txt"], ["1.pdf_1.txt"], ["11.pdf_1.txt"], ["13.pdf_1.txt"], ["14.pdf_1.txt"], ["15.pdf_1.txt"], ["16.pdf_1.txt"], ["17.pdf_1.txt"], ["18.pdf_1.txt"], ["19.pdf_1.txt"], ["2.pdf_1.txt"], ["20.pdf_1.txt"], ["21.pdf_1.txt"], ["22.pdf_1.txt"], ["23.pdf_1.txt"], ["25.pdf_1.txt"], ["29.pdf_1.txt"], ["30.pdf_1.txt"], ["31.pdf_1.txt"], ["33.pdf_1.txt"], ["34.pdf_1.txt"], ["35.pdf_1.txt"], ["36.pdf_1.txt"], ["37.pdf_1.txt"], ["38.pdf_1.txt"], ["39.pdf_1.txt"], ["4.pdf_1.txt"], ["40.pdf_1.txt"], ["41.pdf_1.txt"], ["42.pdf_1.txt"], ["43.pdf_1.txt"], ["44.pdf_1.txt"], ["46.pdf_1.txt"], ["47.pdf_1.txt"], ["49.pdf_1.txt"], ["5.pdf_1.txt"], ["50.pdf_1.txt"], ["51.pdf_1.txt"], ["52.pdf_1.txt"], ["53.pdf_1.txt"], ["54.pdf_1.txt"], ["55.pdf_1.txt"], ["56.pdf_1.txt"], ["57.pdf_1.txt"], ["6.pdf_1.txt"], ["60.pdf_1.txt"], ["62.pdf_1.txt"], ["63.pdf_1.txt"], ["64.pdf_1.txt"], ["66.pdf_1.txt"], ["67.pdf_1.txt"], ["68.pdf_1.txt"], ["69.pdf_1.txt"], ["7.pdf_1.txt"], ["8.pdf_1.txt"]], "hovertemplate": "cluster=Строительство<br>x=%{x}<br>y=%{y}<br>file_name=%{customdata[0]}<extra></extra>", "legendgroup": "Строительство", "marker": {"color": "#ab63fa", "symbol": "circle"}, "mode": "markers", "name": "Строительство", "orientation": "v", "showlegend": true, "type": "scatter", "x": [-0.3271, -0.2896, -0.3401, -0.2379, -0.4363, -0.4374, -0.4357, -0.4389, -0.4355, -0.3565, -0.382, -0.3883, -0.4283, -0.3666, -0.4247, -0.4338, -0.4435, -0.4244, -0.4252, -0.3832, -0.4258, -0.4001, -0.4149, -0.4356, -0.4049, -0.4376, -0.4274, -0.351, -0.4302, -0.4355, -0.4369, -0.4013, -0.4462, -0.4355, -0.3759, -0.3755, -0.4278, -0.4283, -0.4608, -0.4461, -0.4405, -0.4437, -0.4422, -0.4182, -0.4347, -0.3837, -0.4372, -0.4333, -0.3674, -0.3984, -0.4349, -0.2448, -0.3591, -0.2411, -0.4394, -0.4305], "xaxis": "x", "y": [-0.1969, -0.2143, -0.2692, -0.1694, -0.4032, -0.4312, -0.4087, -0.4368, -0.4321, -0.2899, -0.3365, -0.3575, -0.3825, -0.3, -0.4178, -0.4239, -0.4477, -0.4366, -0.3454, -0.3483, -0.422, -0.3566, -0.4121, -0.4327, -0.3514, -0.4351, -0.4228, -0.2864, -0.3979, -0.4145, -0.4262, -0.3877, -0.4421, -0.2824, -0.364, -0.3424, -0.3999, -0.4229, -0.4397, -0.4417, -0.4431, -0.3944, -0.4216, -0.414, -0.4371, -0.3552, -0.409, -0.4337, -0.3223, -0.3631, -0.4218, -0.2449, -0.3824, -0.205, -0.434, -0.3846], "yaxis": "y"}, {"customdata": [["1.pdf_1.txt"], ["10.pdf_1.txt"], ["11.pdf_1.txt"], ["12.pdf_1.txt"], ["13.pdf_1.txt"], ["14.pdf_1.txt"], ["15.pdf_1.txt"], ["16.pdf_1.txt"], ["17.pdf_1.txt"], ["18.pdf_1.txt"], ["19.pdf_1.txt"], ["2.pdf_1.txt"], ["20.pdf_1.txt"], ["21.pdf_1.txt"], ["22.pdf_1.txt"], ["23.pdf_1.txt"], ["24.pdf_1.txt"], ["25.pdf_1.txt"], ["26.pdf_1.txt"], ["27.pdf_1.txt"], ["28.pdf_1.txt"], ["29.pdf_1.txt"], ["3.pdf_1.txt"], ["30.pdf_1.txt"], ["31.pdf_1.txt"], ["32.pdf_1.txt"], ["33.pdf_1.txt"], ["34.pdf_1.txt"], ["35.pdf_1.txt"], ["36.pdf_1.txt"], ["37.pdf_1.txt"], ["38.pdf_1.txt"], ["39.pdf_1.txt"], ["4.pdf_1.txt"], ["40.pdf_1.txt"], ["41.pdf_1.txt"], ["42.pdf_1.txt"], ["43.pdf_1.txt"], ["44.pdf_1.txt"], ["45.pdf_1.txt"], ["46.pdf_1.txt"], ["47.pdf_1.txt"], ["48.pdf_1.txt"], ["49.pdf_1.txt"], ["5.pdf_1.txt"], ["50.pdf_1.txt"], ["51.pdf_1.txt"], ["52.pdf_1.txt"], ["53.pdf_1.txt"], ["54.pdf_1.txt"], ["55.pdf_1.txt"], ["56.pdf_1.txt"], ["57.pdf_1.txt"], ["58.pdf_1.txt"], ["59.pdf_1.txt"], ["6.pdf_1.txt"], ["60.pdf_1.txt"], ["61.pdf_1.txt"], ["62.pdf_1.txt"], ["63.pdf_1.txt"], ["64.pdf_1.txt"], ["65.pdf_1.txt"], ["66.pdf_1.txt"], ["67.pdf_1.txt"], ["68.pdf_1.txt"], ["69.pdf_1.txt"], ["7.pdf_1.txt"], ["70.pdf_1.txt"], ["8.pdf_1.txt"], ["9.pdf_1.txt"]], "hovertemplate": "cluster=Свид<br>x=%{x}<br>y=%{y}<br>file_name=%{customdata[0]}<extra></extra>", "legendgroup": "Свид", "marker": {"color": "#FFA15A", "symbol": "circle"}, "mode": "markers", "name": "Свид", "orientation": "v", "showlegend": true, "type": "scatter", "x": [0.5883, 0.5412, 0.5885, 0.5806, 0.5655, 0.5603, 0.4805, 0.5376, 0.4436, 0.5732, 0.5783, 0.5803, 0.5439, 0.5203, 0.3365, 0.5523, 0.5791, 0.5717, 0.5353, 0.4486, 0.5816, 0.5483, 0.5187, 0.589, 0.586, 0.5469, 0.5505, 0.5619, 0.5517, 0.6065, 0.3402, 0.5185, 0.5445, 0.336, 0.5535, 0.5936, 0.5569, 0.5831, 0.5852, 0.5997, 0.5415, 0.4913, 0.5112, 0.5463, 0.5604, 0.5548, 0.5202, 0.5746, 0.505, 0.5472, 0.5898, 0.5995, 0.5781, 0.5617, 0.532, 0.5959, 0.5608, 0.5673, 0.5277, 0.5566, 0.5451, 0.518, 0.5698, 0.5595, 0.5623, 0.5252, 0.5665, 0.5067, 0.5347, 0.5497], "xaxis": "x", "y": [-0.298, -0.2181, -0.308, -0.2993, -0.2479, -0.2851, -0.203, -0.2277, -0.1464, -0.2893, -0.2461, -0.3075, -0.2747, -0.2131, -0.1662, -0.2817, -0.2576, -0.2927, -0.2778, -0.1904, -0.2997, -0.2449, -0.2198, -0.3101, -0.2998, -0.2834, -0.2954, -0.2411, -0.278, -0.3097, -0.165, -0.2694, -0.2367, -0.174, -0.2397, -0.2989, -0.289, -0.2964, -0.3064, -0.3158, -0.2626, -0.1988, -0.2174, -0.2684, -0.2406, -0.2463, -0.2495, -0.2859, -0.2084, -0.2738, -0.2615, -0.3046, -0.2604, -0.2817, -0.2254, -0.3083, -0.2862, -0.283, -0.2432, -0.2772, -0.2322, -0.2175, -0.3014, -0.2921, -0.2835, -0.2153, -0.2462, -0.2441, -0.2702, -0.2316], "yaxis": "y"}], "layout": {"height": 800, "legend": {"title": {"text": "cluster"}, "tracegroupgap": 0}, "margin": {"t": 60}, "width": 1000, "xaxis": {"anchor": "y", "domain": [0, 1], "title": {"text": "x"}}, "yaxis": {"anchor": "x", "domain": [0, 1], "title": {"text": "y"}}}}
